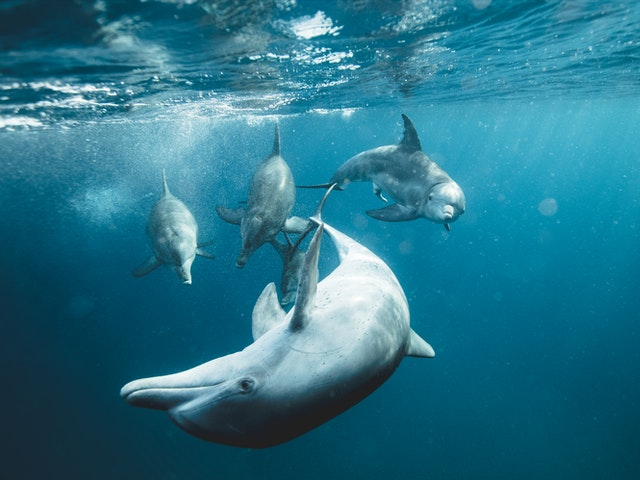
#> input picture datasets/dolphines.jpg, 640 x 480 px
$ jupyter execute --allow-errors PCA.ipynb   (shell and % lines are left out)
#> lines starting #> are read from the running program, lines starting #| are printed output that depends on the picture; long printed decimals are rounded
[cell 1]
import numpy as np
import matplotlib.pyplot as plt

## Redukcja wymiarowości

Praca z wielowymiarowymi danymi niesie ze sobą różne ograniczenia. W jaki sposób możemy wyświetlić próbki, które mają $4$, $5$, $6$, $7$ i więcej cech? Nie możemy stworzyć przecież wykresu $4D$, czy $7D$. Wizualizacja takich danych jest problemem. Kiedy mamy wiele cech w zestawie danych, wpływa to również na szybkość działania naszego modelu. Takie dane zajmują więcej miejsca na nośnikach pamięci. Jeśli mamy zbiór, który zawiera $1000$ cech, to możemy się zastanawiać, czy na pewno wszystkie cechy są istotne i potrzebne dla naszego modelu. Może wystarczy jedynie $100$ cech i wyniki działania modelu uczenia maszynowego byłyby równie satysfakcjonujące, a przy okazji zmniejszylibyśmy wymiarowość próbek i czas obliczeń.

Problem redukcji wymiarowości jest powszechny w tematyce uczenia maszynowego. Istnieją dwa główne podziały takiej redukcji - selekcja i ekstrakcja cech. Selekcja cech polega na wybraniu pewnego podzbioru cech z oryginalnego zestawu wszystkich cech. W takim przypadku zakładamy, że nie wszystkie cechy są nam potrzebne do stworzenia dobrego modelu, więc pozbywamy się części z nich, licząc na to, że wyniki nie ulegną pogorszeniu. Selekcja cech pozostawia cechy w swojej oryginalnej postaci, nie modyfikuje ich wartości, zmieniamy tylko ich ilość. Ekstrakcja cech jest scenariuszem nieco bardziej skomplikowanym, ponieważ polega na redukcji cech poprzez przekształcenie oryginalnego zestawu cech do nowej przestrzeni cech, w której pozostałe cechy nie mają swoich pierwotnych wartości. Obie kategorie mają swoje wady i zalety. Dzisiaj skupimy się na algorytmie z rodziny ekstrakcji cech.

##  Analiza głównych składowych

Jedną z najpopularniejszych metod ekstrakcji cech jest **Analiza głównych składowych (ang. Principal component analysis)** w skrócie **PCA**. Jest to algorytm, który redukuje wymiarowość danych poprzez rzutowanie ich na przestrzeń o mniejszej liczbie wymiarów. Rzutowanie to następuje poprzez znalezienie kierunków, w których jest największa wariancja danych. Założeniem algorytmu jest zatem znalezienie nowej przestrzeni cech, tak aby zachować jak najwięcej informacji zawartych w oryginalnych cechach. Przed omówieniem szczegółów algorytmu zobaczmy jego zasadę działania.

Mając dwuwymiarowy zestaw danych z cechami $x_1$ i $x_2$, chcielibyśmy zredukować go do postaci jednowymiarowej.

Aby to zrobić, musimy znaleźć kierunki, w których dane są najbardziej zróżnicowane (mają największą wariancję). Takie kierunki będą dwa, a dodatkowo będą one zawsze do siebie prostopadłe. Te kierunki, to właśnie główne składowe.

Mając wyznaczone główne składowe, możemy zauważyć, że wzdłuż prostej z czerwoną strzałką jest znacznie większa wariancja danych. Jeśli zatem chcielibyśmy zredukować przestrzeń z $2D$ na $1D$, to powinniśmy rzutować wszystkie punkty z dwuwymiarowej przestrzeni na prostą z czerwoną strzałką.

Po zrzutowaniu punktów na tę prostą dane prezentują się następująco:

Możemy też spróbować zrzutować punkty na prostą z niebieską strzałką, żeby przekonać się, że punkty będą bardziej "zbite" (mniejsza wariancja danych).

Ta idea dla prostego przypadku dwuwymiarowego jest rozszerzalna i działa dokładnie tak samo dla danych wielowymiarowych. Jeśli mamy już intuicję, w jaki sposób redukowane są wymiary w algorytmie PCA, przejdźmy do szczegółów działania algorytmu.

## Algorytm PCA

Na początku stwórzmy zbiór danych, na którym będziemy przeprowadzać obliczenia.

| **x1** | **x2** |
|--------|--------|
| 1\.2   | 1\.5   |
| 0\.2   | 0\.1   |
| 1\.6   | 1\.8   |
| 2\.2   | 2\.5   |
| 0\.5   | 0\.7   |
| 3\.0   | 2\.6   |
| 3\.2   | 3\.4   |
| 0\.8   | 1\.0   |
| 2\.6   | 2\.8   |
| 1\.5   | 1\.4   |

[cell 2]
X = np.array([
    [1.2, 1.5],
    [0.2, 0.1],
    [1.6, 1.8],
    [2.2, 2.5],
    [0.5, 0.7],
    [3.0, 2.6],
    [3.2, 3.4],
    [0.8, 1.0],
    [2.6, 2.8],
    [1.5, 1.4]])

### Wycentrowanie danych

Pierwszym etapem jest wycentrowanie zestawu danych, to znaczy odjęcie średniej od każdej próbki. Obliczamy średnią dla cechy $x_1$ i cechy $x_2$.

[cell 3]
X_centered = X - X.mean(axis=0)

X_centered

[cell 4]
plt.scatter(X_centered[:, 0], X_centered[:, 1], marker='+')

### Obliczenie macierzy kowariancji

Po wycentrowaniu zestawu danych należy obliczyć macierz kowariancji zgodnie ze wzorem:

<!-- $$\Sigma = \frac{1}{m-1}\sum_{i=1}^{n}(x^{(i)})(x^{(i)})^T$$ -- DO POPRAWY!!! -->
$$\Sigma = \frac{1}{m-1}X^TX$$

gdzie:

* $X^T$ jest macierzą o wymiarach $nxm$

* $X$ jest macierzą o wymiarach $mxn$
<!-- * $x^{(i)}$ jest wektorem o wymiarach $nx1$ -->

<!-- * $(x^{(i)})^T$ jest wektorem o wymiarach $1xn$ -->

Więc w wyniku mnożenia powstaje macierz $\Sigma$ o wymiarach $nxn$.

[cell 5]
m = X.shape[0]
X_cov = np.dot(X_centered.T, X_centered) / (m - 1)

X_cov

### Obliczenie wektorów i wartości własnych

Ten etap jest sercem metody analizy głównych składowych. Wektory własne to kierunki, w których jest największa wariancja danych. Wartości własne, które skojarzone są z wektorami własnymi, określają ich istotność. Oznacza to, że wektor własny z największą wartością własną jest pierwszą główną składową, wektor własny z drugą największą wartością jest drugą główną składową i tak dalej.

Wektory i wartości własne można obliczyć za pomocą metody `np.linalg.eig()` podając jako parametr obliczoną wcześniej macierz kowariancji.

[cell 6]
eigenvalues, eigenvectors = np.linalg.eig(X_cov)

Bardzo istotne jest to, że wektory własne zwracane przez `np.linalg.eig()` są reprezentowane jako **kolumny**, a nie wiersze. Oznacza to, że pierwszą kolumną jest pierwszy wektor własny, drugą kolumną jest drugi wektor własny itp.

Ważne jest również to, że zwrócone wartości własne niekoniecznie muszą być posortowane. Musimy zatem sami posortować wartości własne (zachowując powiązanie z wektorami własnymi), żeby mieć pewność, że są ustawione malejąco.

[cell 7]
idx = eigenvalues.argsort()[::-1]
eigenvalues = eigenvalues[idx]
eigenvectors = eigenvectors[:,idx]

eigenvalues, eigenvectors

### Rysowanie danych z głównymi składowymi

Mając wektory własne możemy w przypadku dwuwymiarowym dość łatwo je narysować. Obliczamy nachylenie zgodnie ze wzorem $\frac{\Delta y}{\Delta x}$.

[cell 8]
plt.scatter(X_centered[:, 0], X_centered[:, 1], marker='+')

line = np.linspace(-1, 1, 100)
plt.arrow(x=0, y=0, dx=eigenvectors[0, 0], dy=eigenvectors[1, 0], head_width=0.1, head_length=0.1, fc='r', ec='k')
plt.arrow(x=0, y=0, dx=eigenvectors[0, 1], dy=eigenvectors[1, 1], head_width=0.1, head_length=0.1, fc='b', ec='k')
plt.plot(line, line * (eigenvectors[1, 0]/eigenvectors[0, 0]), color='black')
plt.plot(line, line * (eigenvectors[1, 1]/eigenvectors[0, 1]), color='black')

plt.xlabel("x1")
plt.ylabel("x2")
plt.grid()
plt.show()
#> figure, not shown here; curve peaks at x = 1, y = 0.994; curve peaks at x = -1, y = 1.01

### Rzutowanie danych na k głównych składowych

Mając obliczoną macierz z kolejnymi wektorami własnymi, możemy wykorzystać ją do zredukowania oryginalnej ilości wymiarów. W sytuacji, gdy mamy jedynie dwa wymiary w oryginalnym zestawie danych, nie mamy dużego pola do popisu. Jednak w zdecydowanej większości przypadków będziemy pracować z danymi, które mają znacznie więcej cech. Dzięki temu możemy wybrać $k$ pierwszych głównych składowych i za ich pomocą rzutować dane do przestrzeni o $k$-tej liczbie wymiarów.

Operacja rzutowania opisana jest za pomocą wzoru:

$$z = U_{reduced}^T * x$$

gdzie:
* $U_{reduced}$ oznacza macierz z k pierwszymi wektorami własnymi - wymiar $nxk$
* $x$ to oryginalna próbka - wymiar $nx1$

Zatem wyjściowa próbka $z$ będzie miała wymiar $kx1$.

Możemy również rzutować cały zbiór danych "na raz" i wtedy wzór będzie miał następującą formę:

$$Z = X * U_{reduced}$$

gdzie:
* $X$ to wycentrowany zbiór danych - wymiar $mxn$
* $U_{reduced}$ to macierz z k pierwszymi wektorami własnymi - wymiar $nxk$

Zatem nowy zbiór danych ze zredukowaną ilością wymiarów będzie miał wymiar $mxk$.

#### Rzutowanie danych na pierwszą główną składową

[cell 9]
X_pca_1 = np.dot(X_centered, eigenvectors[:, 0])
plt.scatter(X_pca_1, np.zeros(10), marker='+')
plt.xlim((-1.5, 2))
plt.xlabel("z")
plt.show()

#### Rzutowanie danych na drugą główną składową

[cell 10]
X_pca_2 = np.dot(X_centered, eigenvectors[:, 1])
plt.scatter(X_pca_2, np.zeros(10), marker='+')
plt.xlim((-1.5, 2))
plt.xlabel("z")
plt.show()

Widać, że znacznie korzystniejsze jest rzutowanie danych na pierwszą główną składową, ponieważ dane nie są tak zbite, jak w przypadku drugiej głównej składowej.

### Powrót do oryginalnej liczby wymiarów

Po zrzutowaniu danych na przestrzeń o mniejszej ilości wymiarów jesteśmy w stanie powrócić do oryginalnego $n$-wymiarowego zestawu danych, wykorzystując wszystkie główne składowe. Operacja ta jednak powoduje stratę pewnej ilości informacji, która została utracona poprzez operacje rzutowania.

Aby powrócić do oryginalnej liczby wymiarów, należy wykonać następującą operację:

$$x_{reconstructed} = U_{reduced} * z$$

* $U_{reduced}$ ma wymiary $nxk$
* $z$ ma wymiary $kx1$
* zatem $x_{reconstructed}$ będzie miało wymiar $nx1$.

Postać macierzowa:

$$X_{reconstructed} = Z * U_{reduced}^T$$

* $Z$ ma wymiary $mxk$
* $U_{reduced}^T$ ma wymiary $kxn$
* zatem $X_{reconstructed}$ będzie miało wymiar $mxn$.

#### Operacja odwrotna po rzutowaniu danych na pierwszą główną składową

[cell 11]
old_data_from_pca_1 = np.dot(X_pca_1.reshape(X_pca_1.shape[0], 1), eigenvectors[:, :1].T)
plt.scatter(old_data_from_pca_1[:, 0], old_data_from_pca_1[:, 1], marker='+')
plt.xlim((-1.5, 2))
plt.xlabel("x1")
plt.ylabel("x2")
plt.show()

Widać, że z łatwością udało się odtworzyć dane idące wzdłuż pierwszej głównej składowej, ale nie wzdłuż drugiej.

### Współczynnik wariancji wyjaśnionej

Gdy analizujemy prosty przypadek z dwoma wymiarami, nie mamy wielkiego wyboru jeśli chodzi o redukcje cech. Możemy jedynie rzutować próbki na przestrzeń jednowymiarową. W sytuacji, gdy mamy wiele wymiarów problemem może okazać się wybór właściwej ilości głównych składowych, które będą służyły do stworzenia nowej przestrzeni próbek. Przykładowo, jeśli mamy 6000 wymiarów, to ile $k$ pierwszych głównych składowych powinniśmy wziąć? 2000? 1000? a może jedynie 100? Moglibyśmy oczywiście próbować wszystkich wartości z pewnego przedziału, a następnie mierzyć różnice pomiędzy oryginalnymi próbkami i próbkami zrekonstruowanymi. To dałoby nam pewną miarę błędu. Odpowiednie przekształcenia pozwoliłyby nawet zawrzeć tę wartości w przedziale $(0,1)$. Jednak takie rozwiązanie wymagałoby bardzo dużej ilości obliczeń.

Na szczęście istnieje inny sposób. Obliczone wraz z wektorami własnymi, wartości własne mają ważną właściwość. Informują o tym, jaka ilość wariancji niesiona jest za pomocą skojarzonej głównej składowej. Jest to tak zwana **wariancja wyjaśniona**. Aby wyciągnąć tę informację, należy obliczyć iloraz każdej wartości własnej i sumy wszystkich wartości własnych:

$$\frac{eigenvalue^{(i)}}{\sum_{i=1}^{n}eigenvalue^{(i)}}$$

Przykładowo, jeżeli wariancja wyjaśniona dla pierwszej warości własnej ma wartość $0.9$, oznacza to, że aż $90%$ wariancji jest wyjaśnionej za pomocą pierwszej głównej składowej. Czyli pozostałe $10%$ jest zawarte w pozostałych głównych składowych.

Częściej jednak stosowana jest operacja obliczania wartości wyjaśnionej z wykorzystaniem skumulowanej sumy. Taka operacja pozwala na łatwe sprawdzenie, jaka ilość wariancji jest wyjaśniona za pomocą $k$ pierwszych składowych.

$$\frac{\sum_{i=1}^{k} eigenvalue^{(i)}}{\sum_{i=1}^{n}eigenvalue^{(i)}}$$

Dzięki temu możemy ustalić, że chcemy, aby nowa przestrzeń cech zachowała $95%$ wariancji:

$$\frac{\sum_{i=1}^{k} eigenvalue^{(i)}}{\sum_{i=1}^{n}eigenvalue^{(i)}} \geq 0.95$$

Ustalenie takiego progu pozwoli nam wybrać odpowiednią ilość pierwszych głównych składowych:

## Zadanie 1

Algorytm PCA jest w stanie znacznie zredukować wymiarowość, ale pozwala również powrócić do oryginalnej ilości wymiarów. Dzięki temu może być stosowany jako algorytm kompresji. Celem tego zadania będzie wykorzystanie algorytmu PCA do kompresji zdjęcia. W katalogu datasets znajduje się zdjęcie o nazwie 'dolphines.jpg'. Wczytaj to zdjęcie w formacie _grayscale*_, a następnie wykonaj eksperymenty redukcji wymiarów dla różnych wartości parametru $k$ ($k$ oznacza $k$ pierwszych głównych składowych). Po zrzutowaniu zdjęcia na mniejszą liczbę wymiarów powróć do oryginalnego rozmiaru i sprawdź, jak różne wartości parametru $k$ wpływają na jakość zrekonstruowanego zdjęcia. Stwórz wykres wariancji wyjaśnionej. Dla jakiej ilości pierwszych głównych składowych zachowane jest $95$ wariancji?

_1. Grayscale (skala szarości) to format, w którym jest tylko jeden kanał zawierający informacje o intensywności (jasności) pikseli. Wszystkie piksele reprezentowane są za pomocą wartości od 0 do 255, gdzie 0 oznacza kolor czarny a 255 kolor biały.
To może zostać zaimplementowane w prosty sposób za pomocą biblioteki PIL:_
```
from PIL import Image
img = PIL.Image.open('../dolphines.jpg').convert('L')
```

[cell 12]
# YOUR CODE HERE
from PIL import Image
import numpy as np
from matplotlib.pyplot import imshow

img = Image.open('./datasets/dolphines.jpg').convert('L')
X = np.asarray(img)

X_centered = X - X.mean(axis=0)

m = X.shape[0]
#> m = 480
X_cov = np.dot(X_centered.T, X_centered) / (m - 1)

eigenvalues, eigenvectors = np.linalg.eig(X_cov)

eigenvalues = np.real(eigenvalues)
#> eigenvalues = 640 values, max 523132.1 at index 0, min -2.33e-11 at index 479, mean 2000.6
eigenvectors = np.real(eigenvectors)
idx = eigenvalues.argsort()[::-1]
#> idx = 640 values, max 639 at index 580, min 0 at index 0, mean 319.5
eigenvalues = eigenvalues[idx]
#> eigenvalues = 640 values, max 523132.1 at index 0, min -2.33e-11 at index 639, mean 2000.6
eigenvectors = eigenvectors[:,idx]
plotv = []
s = 0
for i in eigenvalues:
    s += i
    plotv.append(s)
#> this loop made 640 passes
#> (i, s) on passes 1 to 3: (523132.1, 523132.1), (299278.1, 822410.2), (112803.3, 935213.5)
#> after the loop, plotv = 640 values from 523132.1 to 1280399.7; s = 1280399.7
plt.figure(1)
plt.plot(plotv/sum(eigenvalues))

k = 25
print('Współczynnik wariancji wyjaśnionej = ', sum(eigenvalues[:k])/sum(eigenvalues))
#| Współczynnik wariancji wyjaśnionej =  0.9523
ev = np.array(eigenvectors[:, :k], ndmin=2)

X_pca = np.dot(X_centered, ev)
pcaT = np.array(X_pca, ndmin=2)
evT = np.array(eigenvectors[:, :k], ndmin=2).T
X_reconstructed = np.dot(pcaT, evT) + X.mean(axis=0)
X_reconstructed = X_reconstructed.astype(int)
#> (the rest of this cell did not finish here and is left out)

## Zadanie 2

Obrazy kolorowe zapisane są w formacie RGB. Oznacza to, że taki obraz ma 3 kanały - R, G i B. Przerób program z zadania pierwszego w taki sposób, aby dokonywał kompresji zdjęcia w formacie RGB (usunięcie funkcji `.convert('L')`). Aby dokonać takiej kompresji, należy przeprowadzić kompresje algorytmem PCA osobno dla każdego kanału, a następnie połączyć kanały razem, tak by tworzyły oryginalny obraz. Wykonaj eksperymenty dla różnych wartości parametru $k$.

[cell 13]
# YOUR CODE HERE
def pca(X):
    X_centered = X - X.mean(axis=0)

    m = X.shape[0]
    X_cov = np.dot(X_centered.T, X_centered) / (m - 1)

    eigenvalues, eigenvectors = np.linalg.eig(X_cov)

    eigenvalues = np.real(eigenvalues)
    eigenvectors = np.real(eigenvectors)
    idx = eigenvalues.argsort()[::-1]
    eigenvalues = eigenvalues[idx]
    eigenvectors = eigenvectors[:,idx]
    return eigenvalues, eigenvectors, idx

def pcaChannel(img, k):
    X = np.asarray(img)
    X_centered = X - X.mean(axis=0)
    eigenvalues, eigenvectors, idx = pca(X)

    print('Współczynnik wariancji wyjaśnionej = ', sum(eigenvalues[:k])/sum(eigenvalues))
    ev = np.array(eigenvectors[:, :k], ndmin=2)

    X_pca = np.dot(X_centered, ev)
    pcaT = np.array(X_pca, ndmin=2)
    evT = np.array(eigenvectors[:, :k], ndmin=2).T

    X_reconstructed = np.dot(pcaT, evT) + X.mean(axis=0)
    X_reconstructed = X_reconstructed.astype(int)
    return X_reconstructed

img = Image.open('./datasets/dolphines.jpg')
#> img is the input picture: PIL image 640x480 RGB; mean R, G, B 40.5, 116.1, 137.4
R, G, B = img.split()
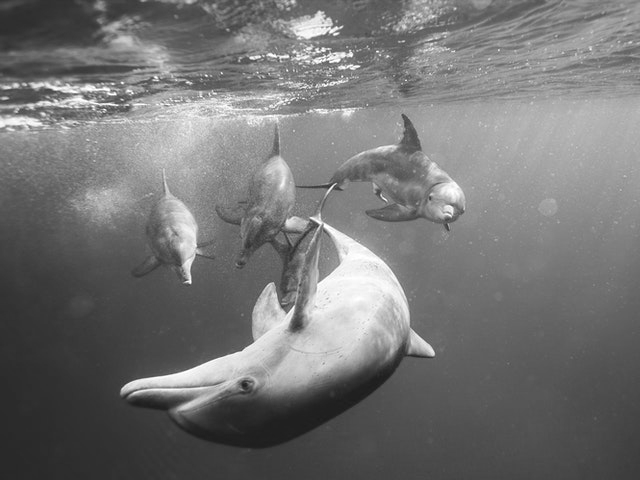
#> G: PIL image 640x480 L; min 26, max 255, mean 116.1
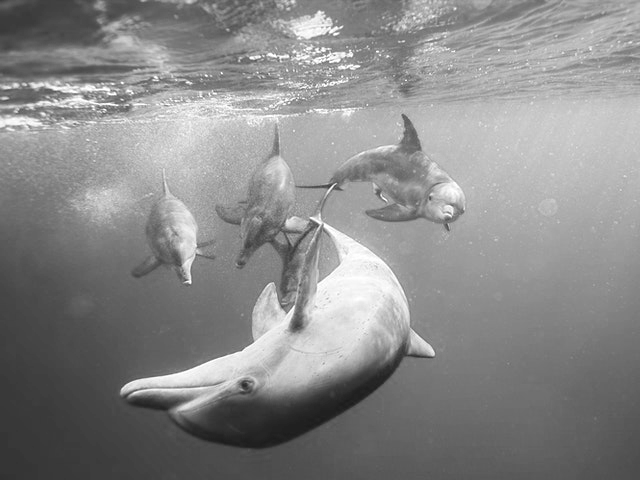
#> B: PIL image 640x480 L; min 27, max 255, mean 137.4
newR = pcaChannel(R, 140)
#> in pca, `X_cov = np.dot(X_centered.T, X_centered) / (m - 1)`:
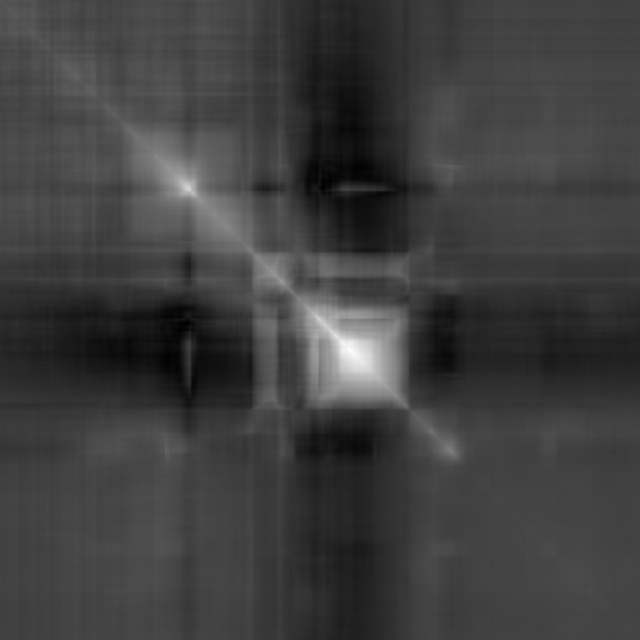
#> X_cov: shape (640, 640) float64; min -1977.5, max 7870.1, mean 474.5; drawn with min black and max white
#> in pca, `eigenvalues = np.real(eigenvalues)`: eigenvalues = 640 values, max 567552.1 at index 0, min -3.78e-11 at index 481, mean 2491.8
#> in pca, `idx = eigenvalues.argsort()[::-1]`: idx = 640 values, max 639 at index 572, min 0 at index 0, mean 319.5
#> in pca, `eigenvalues = eigenvalues[idx]`: eigenvalues = 640 values, max 567552.1 at index 0, min -3.78e-11 at index 639, mean 2491.8
#| Współczynnik wariancji wyjaśnionej =  0.9973
newG = pcaChannel(G, 140)
#> call 2 of pcaChannel, with k = 140
#> in pcaChannel (call 2), `X_centered = X - X.mean(axis=0)`:
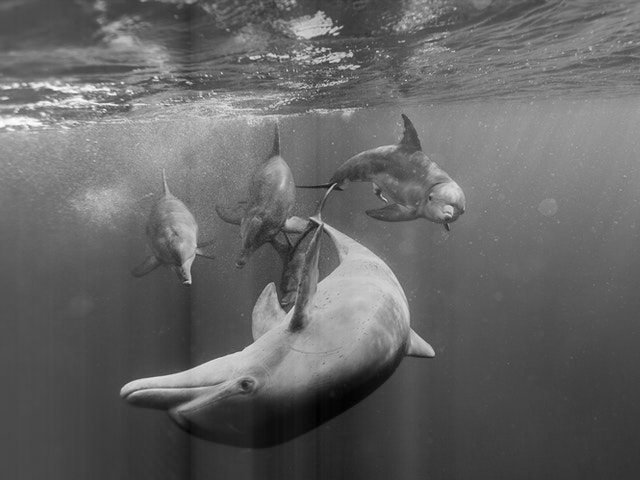
#> X_centered: shape (480, 640) float64; min -117.4, max 176.9, mean 0; drawn with min black and max white
#> in pcaChannel (call 2), `eigenvalues, eigenvectors, idx = pca(X)`: eigenvalues = 640 values, max 623525.4 at index 0, min -1.8e-11 at index 639, mean 1998.1; idx = 640 values, max 639 at index 546, min 0 at index 0, mean 319.5
#| Współczynnik wariancji wyjaśnionej =  0.9967
newB = pcaChannel(B, 140)
#> call 3 of pcaChannel, with k = 140
#> in pca (call 3), `X_cov = np.dot(X_centered.T, X_centered) / (m - 1)`:
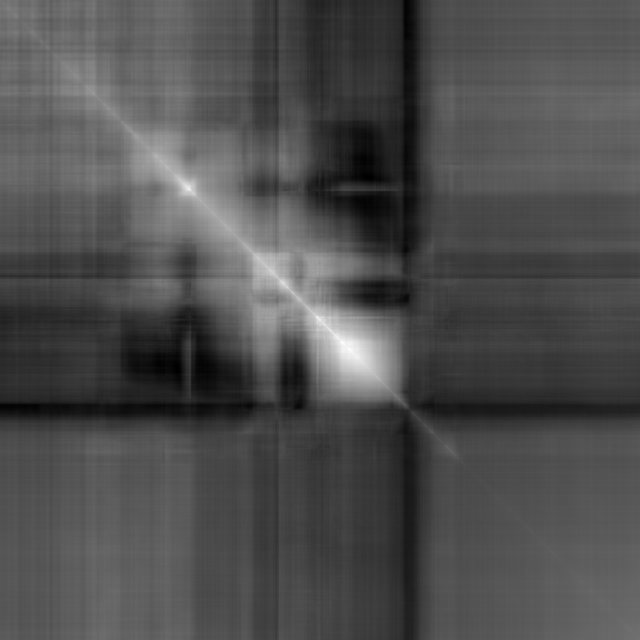
#> X_cov: shape (640, 640) float64; min -47.09, max 3557.4, mean 1066.3; drawn with min black and max white
#> in pca (call 3), `eigenvalues = np.real(eigenvalues)`: eigenvalues = 640 values, max 699139.5 at index 0, min -2e-11 at index 480, mean 1938.2
#> in pca (call 3), `eigenvectors = np.real(eigenvectors)`:
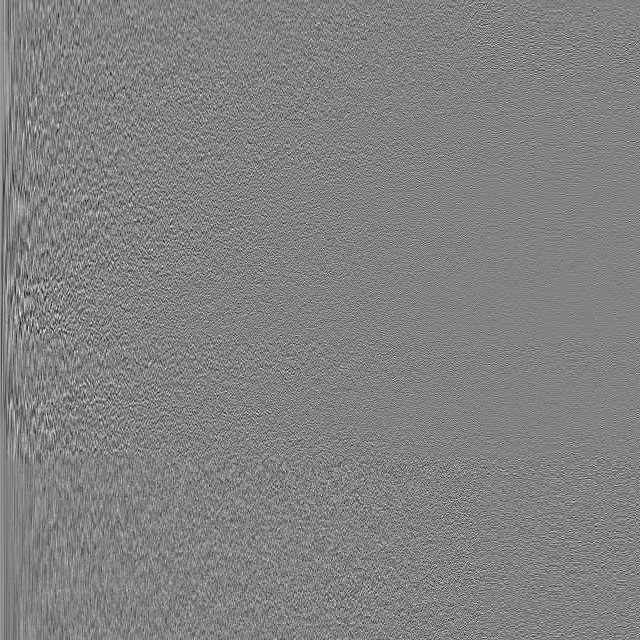
#> eigenvectors: shape (640, 640) float64; min -0.223, max 0.215, mean 4.98e-05; drawn with min black and max white
#> in pca (call 3), `idx = eigenvalues.argsort()[::-1]`: idx = 640 values, max 639 at index 553, min 0 at index 0, mean 319.5
#> in pca (call 3), `eigenvalues = eigenvalues[idx]`: eigenvalues = 640 values, max 699139.5 at index 0, min -2e-11 at index 639, mean 1938.2
#| Współczynnik wariancji wyjaśnionej =  0.9966
#> in pcaChannel (call 3), `ev = np.array(eigenvectors[:, :k], ndmin=2)`:
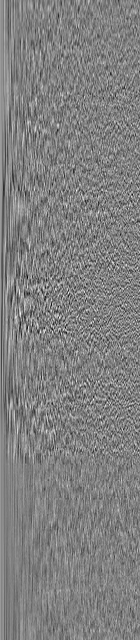
#> ev: shape (640, 140) float64; min -0.215, max 0.211, mean 0.000239; drawn with min black and max white
#> in pcaChannel (call 3), `X_pca = np.dot(X_centered, ev)`:
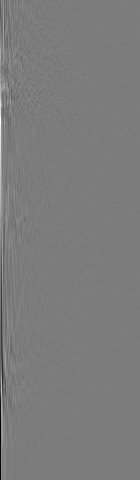
#> X_pca: shape (480, 140) float64; min -1546.9, max 1624.2, mean 0; drawn with min black and max white
#> in pcaChannel (call 3), `evT = np.array(eigenvectors[:, :k], ndmin=2).T`:
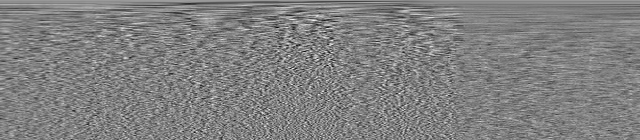
#> evT: shape (140, 640) float64; min -0.215, max 0.211, mean 0.000239; drawn with min black and max white
new = np.array(img)
new[:, :, 0] = newR
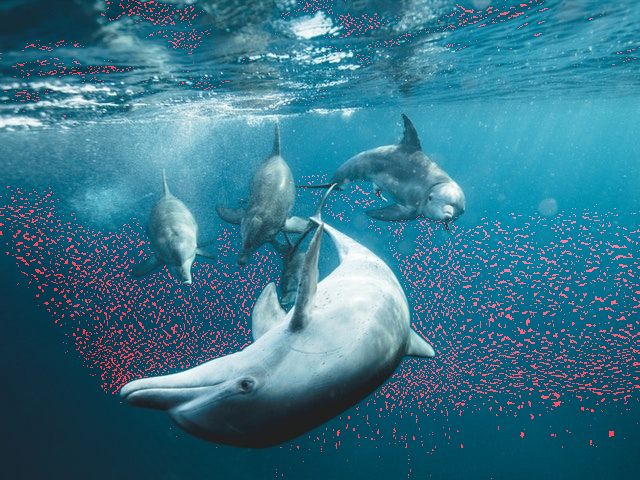
#> new: shape (480, 640, 3); mean R, G, B 53.8, 116.1, 137.4
new[:, :, 1] = newG
new[:, :, 2] = newB
imgRec = Image.fromarray(new)
imshow(imgRec)
